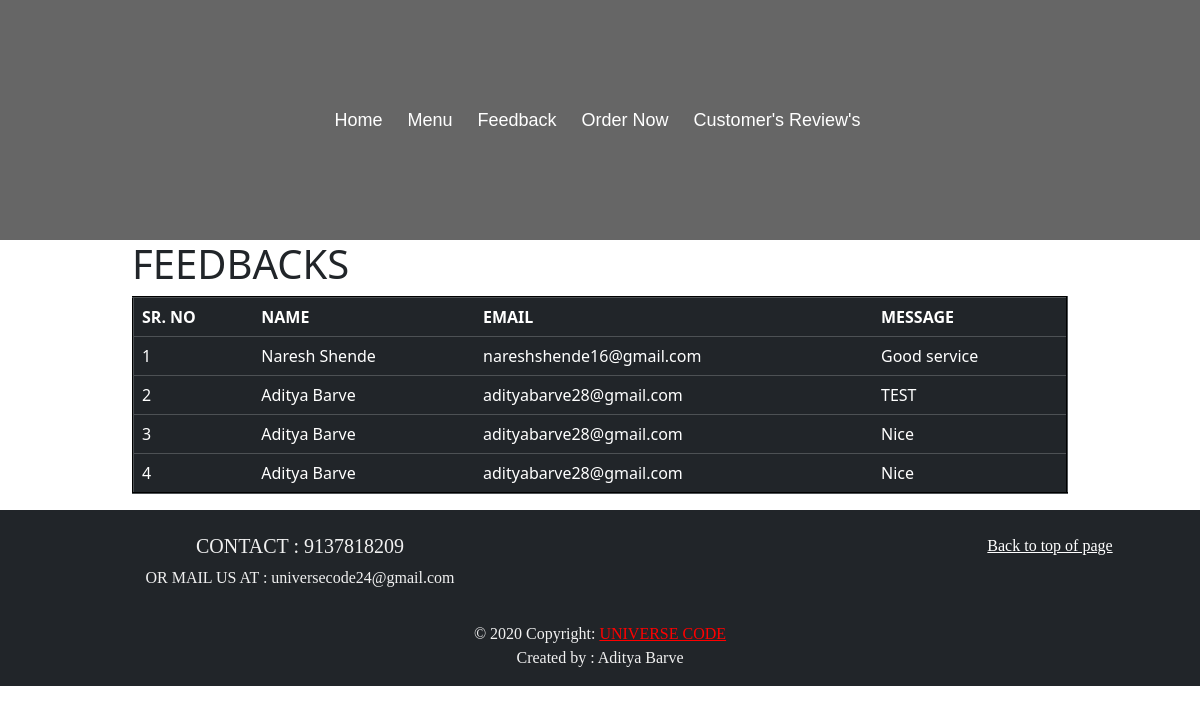
The app's page /cfsub.php with its own data.
### tables this page shows
CREATE TABLE `contact_us` (
  `ID` int(11) NOT NULL,
  `NAME` mediumtext NOT NULL,
  `EMAIL` mediumtext NOT NULL,
  `MESSAGE` longtext NOT NULL
);

### cfsub.php (the view, shortened to what this page needs)
<?php
$connection=mysqli_connect("localhost","id10067721_theculinarydestination","adityabarve2802","id10067721_theculinarydestination");
?>
<html>
    <head>
  <link rel="stylesheet" href="bootstrap/css/bootstrap.min.css">
    <link rel="stylesheet" type="text/css" href="bootstrap/css/style.css">
        </head>
    <body>
<nav class="nav">
	<a href="index.html#home" class="navtxt"><span class="icons fa fa-home"></span>Home</a>
	<a href="index.html#menu" class="navtxt"><span class="icons fa fa-cutlery"></span>Menu</a>
	<a href="index.html#feedback" class="navtxt"><span class="icons fa fa-star"></span>Feedback</a>
    <a class="navtxt " href="order.php"><i class="icons fa fa-shopping-cart" aria-hidden="true"></i>Order Now</a>
    <a class="navtxt " href="php/cfsub.php"><i class="icons fa fa-comments-o" aria-hidden="true"></i>Customer's Review's</a>
</nav>
      <div class="container">
<h1 style="overflow:hidden;">
    FEEDBACKS
    </h1>
    <table border="2px" class="table table-dark table-hover">
    <tr>
        <th>
        SR. NO
        </th>
        <th>
        NAME
        </th>
        <th>
        EMAIL
        </th>
        <th>
        MESSAGE
        </th>
        </tr>
<?php
        $querry1 = "SELECT * FROM contact_us";
        $querry2 = mysqli_query($connection,$querry1);
        $i = 0;
        while($querry3 = mysqli_fetch_assoc($querry2)){
            $i++;
            $name = $querry3['NAME'];
            $email = $querry3['EMAIL'];
            $message = $querry3['MESSAGE'];
?>
        <tr>
            <td><?php echo $i; ?></td>
            <td><?php echo $name; ?></td>
            <td><?php echo $email; ?></td>
            <td><?php echo $message; ?></td>
        </tr>
        <?php } ?>
      </table>
    </div>
    <footer class="page-footer font-small blue pt-4 bg-dark navbar-dark" style="font-family: 'Cormorant Garamond', serif;">
  <div class="container-fluid text-center text-md-left">
    <div class="row">
      <div class="col-md-6 mt-md-0 mt-3">
        <h5 class="text-uppercase" style="color:#f1f1f1">CONTACT : 9137818209</h5>
        <p  style="color:#f1f1f1">OR MAIL US AT : universecode24@gmail.com</p>
      </div>
      <div class="col-md-3 mb-md-0 mb-3">
      </div>
      <div class="col-md-3 mb-md-0 mb-3">
        <ul class="list-unstyled">
          <li>
            <a href="#home" style="color:white">Back to top of page</a>
          </li>
        </ul>
      </div>
    </div>
  </div>
  <div class="footer-copyright text-center py-3"  style="color:#f1f1f1">© 2020 Copyright:
    <a href="http://universecode.ml" style="color:red"> UNIVERSE CODE</a><br>Created by : Aditya Barve
  </div>
</footer>
    </body>
</html>

### style.css (style rules this page uses)
* { margin: 0; padding: 0; flex-wrap: wrap; }
nav { display: flex; justify-content: center; align-items: center; width: 100%; height: 30%; background-color: #666666; padding: 10px 10px 10px 10px; }
.navtxt { text-decoration: none; color: white; padding: 10px 10px; font-family: 'Yusei Magic', sans-serif; font-size: 18px; }
.icons { padding-right: 5px; }
:root { --light: #ffffff; --sky: #7f9cf5; --purple: #97266d; --dark: #81899b; }
.container { max-width: 80%; margin: 0 auto; }

### cfsub.php (style rules this page uses)
nav { display: flex; justify-content: center; align-items: center; width: 100%; height: 30%; background-color: #666666; padding: 10px 10px 10px 10px; }
.navtxt { text-decoration: none; color: white; padding: 10px 10px; font-family: 'Yusei Magic', sans-serif; font-size: 18px; }
.icons { padding-right: 5px; }

### records on screen
contact_us: NAME "Naresh Shende", EMAIL "nareshshende16@gmail.com", MESSAGE "Good service"
contact_us: NAME "Aditya Barve", EMAIL "adityabarve28@gmail.com", MESSAGE "TEST"
contact_us: NAME "Aditya Barve", EMAIL "adityabarve28@gmail.com", MESSAGE "Nice"
contact_us: NAME "Aditya Barve", EMAIL "adityabarve28@gmail.com", MESSAGE "Nice"
